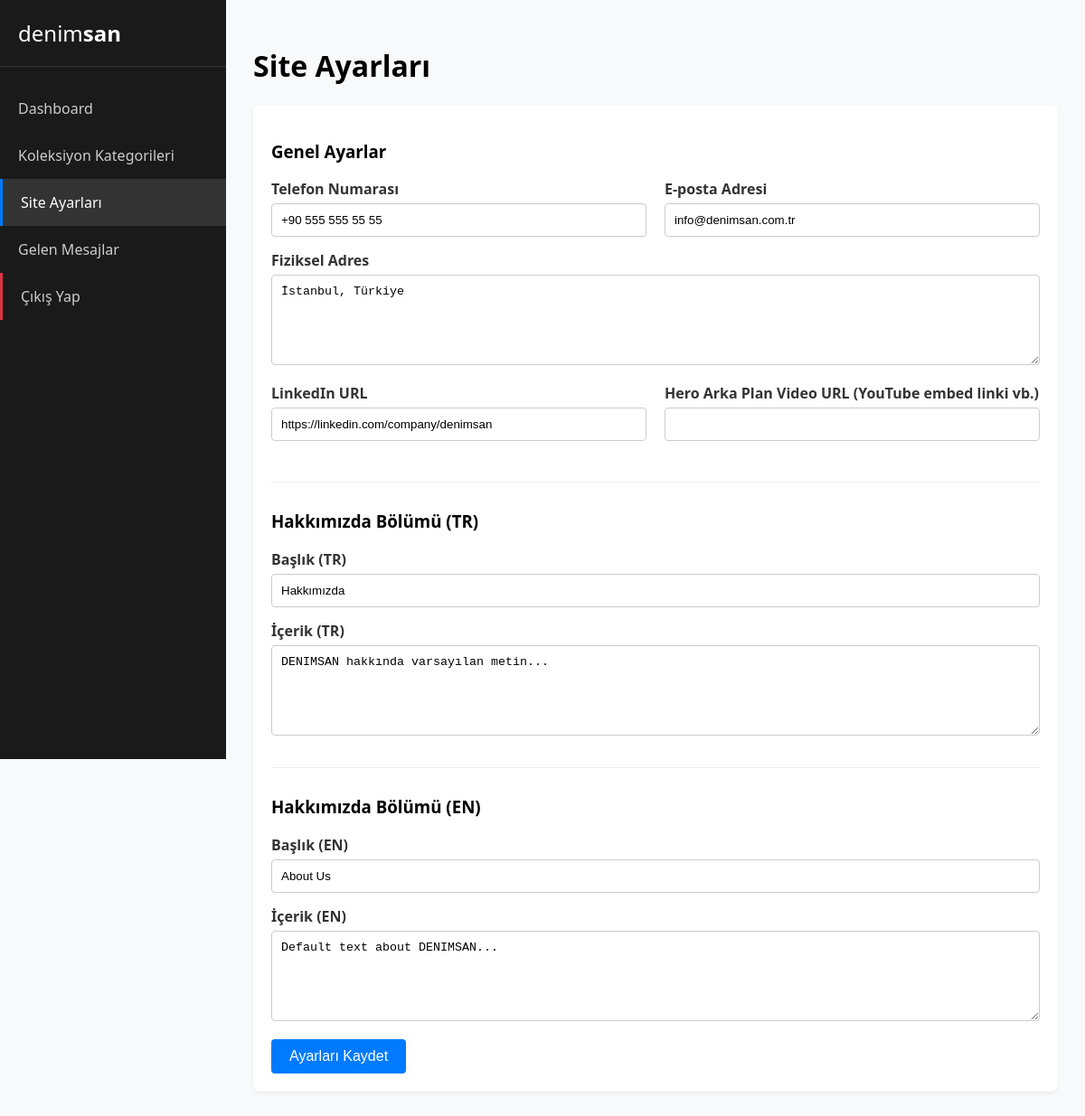
/admin/pages/settings.php (signed in), run on the app's committed database.
### tables this page shows
CREATE TABLE IF NOT EXISTS `site_settings` (
  `id` INT AUTO_INCREMENT PRIMARY KEY,
  `about_title_tr` VARCHAR(255),
  `about_title_en` VARCHAR(255),
  `about_text_tr` TEXT,
  `about_text_en` TEXT,
  `contact_email` VARCHAR(100),
  `contact_phone` VARCHAR(50),
  `contact_address` TEXT,
  `linkedin_url` VARCHAR(255),
  `hero_video_url` VARCHAR(255),
  `updated_at` TIMESTAMP DEFAULT CURRENT_TIMESTAMP ON UPDATE CURRENT_TIMESTAMP
);

### admin/pages/settings.php (the view, shortened to what this page needs)
<?php
require_once '../../includes/db.php';
$stmt = $pdo->query("SELECT * FROM site_settings WHERE id = 1");
$settings = $stmt->fetch();
?>
<!DOCTYPE html>
<html lang="tr">
<head>
</head>
<body>
    <div class="sidebar">
        <div class="sidebar-logo">denim<strong>san</strong></div>
        <a href="../index.php" class="nav-link">Dashboard</a>
        <a href="categories.php" class="nav-link">Koleksiyon Kategorileri</a>
        <a href="settings.php" class="nav-link active">Site Ayarları</a>
        <a href="messages.php" class="nav-link">Gelen Mesajlar</a>
        <a href="../logout.php" class="nav-link" style="margin-top: auto; border-left: 3px solid #dc3545;">Çıkış Yap</a>
    </div>
    <div class="content">
        <h1>Site Ayarları</h1>
        <div class="card">
            <form method="POST">
                <h3>Genel Ayarlar</h3>
                <div class="grid-2">
                    <div class="form-group">
                        <label>Telefon Numarası</label>
                        <input type="text" name="contact_phone"
                            value="<?= htmlspecialchars($settings['contact_phone']) ?>">
                    </div>
                    <div class="form-group">
                        <label>E-posta Adresi</label>
                        <input type="email" name="contact_email"
                            value="<?= htmlspecialchars($settings['contact_email']) ?>">
                    </div>
                </div>
                <div class="form-group">
                    <label>Fiziksel Adres</label>
                    <textarea name="contact_address"><?= htmlspecialchars($settings['contact_address']) ?></textarea>
                </div>
                <div class="grid-2">
                    <div class="form-group">
                        <label>LinkedIn URL</label>
                        <input type="url" name="linkedin_url"
                            value="<?= htmlspecialchars($settings['linkedin_url']) ?>">
                    </div>
                    <div class="form-group">
                        <label>Hero Arka Plan Video URL (YouTube embed linki vb.)</label>
                        <input type="text" name="hero_video_url"
                            value="<?= htmlspecialchars($settings['hero_video_url'] ?? '') ?>">
                    </div>
                </div>
                <hr style="margin: 30px 0; border: 0; border-top: 1px solid #eee;">
                <h3>Hakkımızda Bölümü (TR)</h3>
                <div class="form-group">
                    <label>Başlık (TR)</label>
                    <input type="text" name="about_title_tr"
                        value="<?= htmlspecialchars($settings['about_title_tr']) ?>">
                </div>
                <div class="form-group">
                    <label>İçerik (TR)</label>
                    <textarea name="about_text_tr"><?= htmlspecialchars($settings['about_text_tr']) ?></textarea>
                </div>
                <hr style="margin: 30px 0; border: 0; border-top: 1px solid #eee;">
                <h3>Hakkımızda Bölümü (EN)</h3>
                <div class="form-group">
                    <label>Başlık (EN)</label>
                    <input type="text" name="about_title_en"
                        value="<?= htmlspecialchars($settings['about_title_en']) ?>">
                </div>
                <div class="form-group">
                    <label>İçerik (EN)</label>
                    <textarea name="about_text_en"><?= htmlspecialchars($settings['about_text_en']) ?></textarea>
                </div>
                <button type="submit">Ayarları Kaydet</button>
            </form>
        </div>
    </div>
</body>
</html>

### admin/pages/settings.php (style rules this page uses)
body { font-family: 'Segoe UI', Tahoma, Geneva, Verdana, sans-serif; margin: 0; padding: 0; background-color: #f8f9fa; display: flex; }
.sidebar { width: 250px; background-color: #1a1a1a; color: white; min-height: 100vh; padding: 20px 0; position: fixed; }
.sidebar-logo { padding: 0 20px 20px; font-size: 24px; font-weight: 300; border-bottom: 1px solid #333; margin-bottom: 20px; }
.sidebar-logo strong { font-weight: 600; }
.nav-link { display: block; padding: 15px 20px; color: #ccc; text-decoration: none; transition: 0.3s; }
.nav-link:hover, .nav-link.active { background-color: #333; color: white; border-left: 3px solid #007bff; }
.content { margin-left: 250px; padding: 30px; width: calc(100% - 250px); box-sizing: border-box; }
.card { background: white; border-radius: 8px; box-shadow: 0 2px 4px rgba(0, 0, 0, 0.05); padding: 20px; margin-bottom: 20px; }
.form-group { margin-bottom: 15px; }
label { display: block; font-weight: bold; margin-bottom: 5px; color: #333; }
input[type="text"], input[type="url"], input[type="email"], textarea { width: 100%; padding: 10px; border: 1px solid #ccc; border-radius: 4px; box-sizing: border-box; }
textarea { height: 100px; resize: vertical; }
button { padding: 10px 20px; background-color: #007bff; color: white; border: none; border-radius: 4px; cursor: pointer; font-size: 16px; }
.grid-2 { display: grid; grid-template-columns: 1fr 1fr; gap: 20px; }

### data on the page
site_settings: contact_phone "+90 555 555 55 55", contact_email "info@denimsan.com.tr", contact_address "İstanbul, Türkiye", linkedin_url "https://linkedin.com/company/denimsan", about_title_tr "Hakkımızda", about_text_tr "DENIMSAN hakkında varsayılan metin...", about_title_en "About Us", about_text_en "Default text about DENIMSAN..."
